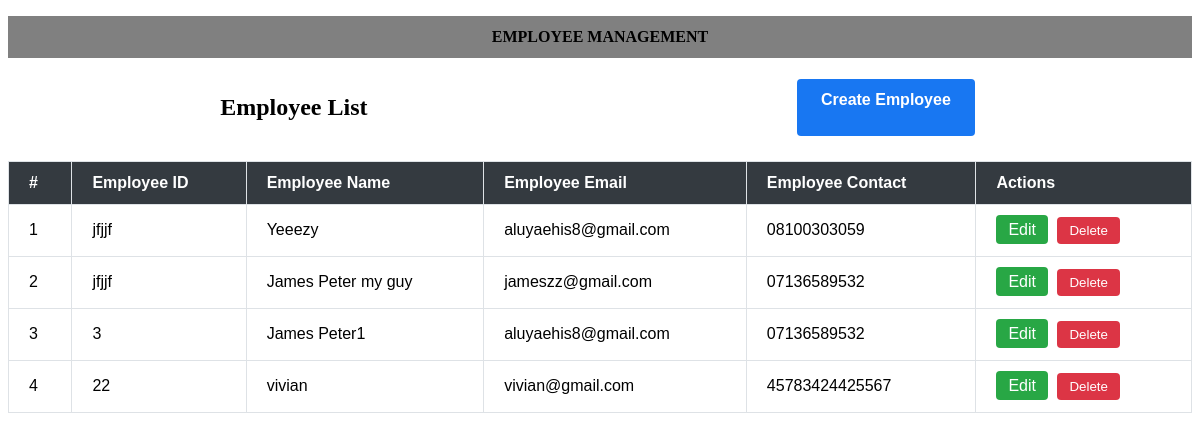
The page / on the database its author committed.
### employee/models.py (models this page shows, shortened)
class Employee(models.Model):
    employee_id = models.CharField(max_length=30)
    employee_name = models.CharField(max_length=100)
    employee_email = models.EmailField()
    employee_contact = models.CharField(max_length=20)

### employee/views.py (the view)
# urls.py: path('', employee_list, name='list'),
def employee_list(request):
     employee = Employee.objects.all()
     return render(request, 'list.html', {'employee':employee})

### employee/templates/list.html (shortened to what this page needs)
{% extends 'base.html' %}
{% load static %}
{% block content %}
<div class="arrange">
  <h2><span class="emp_class1">Employee</span> <span class="emp_span2">List</span></h2>
  <a class="class-btn" href="{% url 'create' %}">Create Employee</a>
</div>
<table class="table table-bordered">
  <thead class="table-dark">
    <tr>
      <th>#</th>
      <th>Employee ID</th>
      <th>Employee Name</th>
      <th>Employee Email</th>
      <th>Employee Contact</th>
      <th>Actions</th>
    </tr>
  </thead>
  <tbody>
    {% if employee %}
    {% for emp in employee %}
    <tr>
      <td>{{ forloop.counter }}</td>
      <td>{{ emp.employee_id }}</td>
      <td>{{ emp.employee_name }}</td>
      <td>{{ emp.employee_email }}</td>
      <td>{{ emp.employee_contact }}</td>
      <td>
        <a href="{% url 'update' emp.pk %}" class="btn btn-success">Edit</a>
        <form action="{% url 'delete' emp.pk %}" method="post" style="display: inline;">
          <button type="submit" class="btn btn-danger" onclick="return confirm('Are you sure you want to delete this Employee?')">Delete</button>
        </form>
      </td>
    </tr>
    {% endfor %} {% else %}
    <tr>
      <td class="message">No employee found!</td>
    </tr>
    {%endif%}
  </tbody>
</table>
{% endblock %}

### static/CSS/style.css (style rules this page uses)
.table { width: 100%; border-collapse: collapse; margin-top: 20px; font-family: Arial, sans-serif; }
.table th, .table td { padding: 12px 20px; border: 1px solid #dee2e6; text-align: left; }
.table-dark { background-color: #343a40; color: white; }
.btn-success { background-color: #28a745; color: white; padding: 6px 12px; border: none; border-radius: 4px; text-decoration: none; cursor: pointer; transition: background-color 0.3s; }
.btn-danger { background-color: #dc3545; color: white; padding: 6px 12px; border: none; border-radius: 4px; cursor: pointer; transition: background-color 0.3s; }
.btn-success, .btn-danger { margin-right: 5px; }
.arrange { display: flex; justify-content: space-around; flex-wrap: wrap; }
.class-btn { border: none; text-decoration: none; background-color: #1877f2; border-radius: 4px; cursor: pointer; color: white; text-align: center; align-items: center; justify-items: center; display: inline-block; padding: 12px 24px; font-family: Arial, sans-serif; font-weight: bold; transition: background-color 0.3s; margin: 5px; }

### rows shown on the page
Employee: employee_id "jfjjf", employee_name "Yeeezy", employee_email "aluyaehis8@gmail.com", employee_contact "08100303059"
Employee: employee_id "jfjjf", employee_name "James Peter my guy", employee_email "jameszz@gmail.com", employee_contact "07136589532"
Employee: employee_id "3", employee_name "James Peter1", employee_email "aluyaehis8@gmail.com", employee_contact "07136589532"
Employee: employee_id "22", employee_name "vivian", employee_email "vivian@gmail.com", employee_contact "45783424425567"
